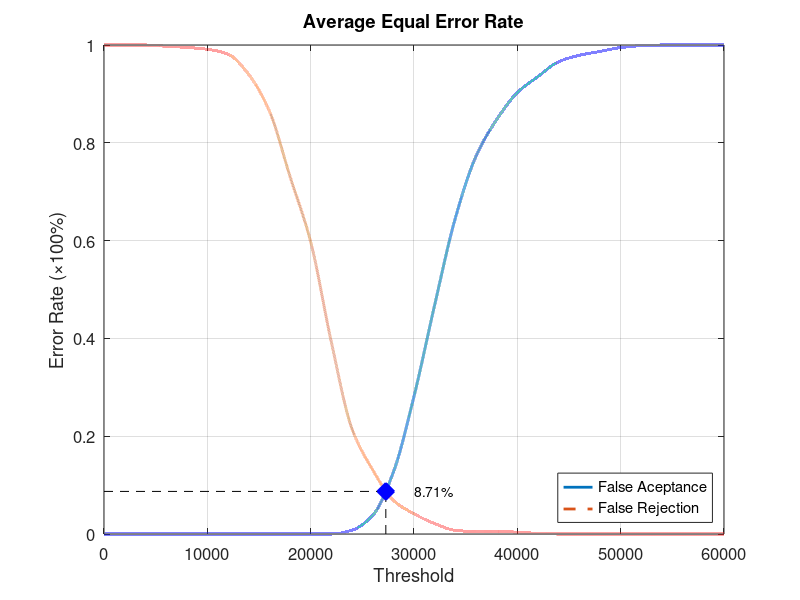
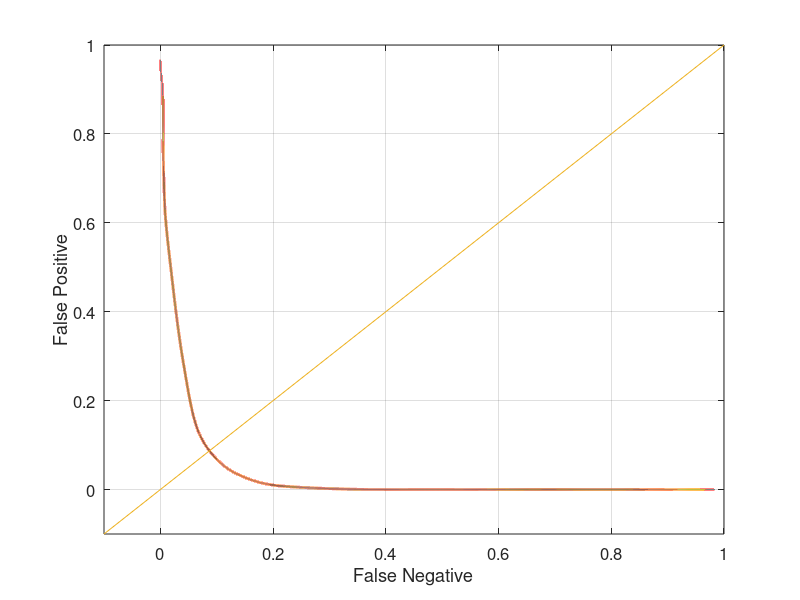

MATLAB code to generate these figures, in order:
function yEER = Experiment5Average
close all;
clear;
clc;
x = 0:2000:60000;
xq = 0:0.5:60000;

y0 = [0 0 0 0 0 0 0 0 0 0 0 0 0.00789474 0.0381579 0.126316 0.281579 0.468421 0.646053 0.772368 0.847368 0.902632 0.935526 0.965789 0.978947 0.986842 0.994737 0.998684 1 1 1 1];
yy0 = interp1(x, y0, xq, 'pchip');
y1 = [1 1 1 0.9975 0.995 0.99125 0.98125 0.94 0.865 0.73125 0.5975 0.3925 0.215 0.13125 0.06875 0.04125 0.02125 0.0075 0.005 0.005 0.00375 0.00125 0 0 0 0 0 0 0 0 0];
yy1 = interp1(x, y1, xq, 'pchip');

% Calculating EER: 
y2 = abs(y0 - y1);
find(y2 == min(y2))
yy2 = abs(yy0 - yy1);
xEER = find(yy2 == min(yy2));
xEERIndex = xq(xEER) % X-axis EER
yEER = yy0(xEER) % Y-axis EER

main = figure
plot(xq, yy0,'-','LineWidth', 2);	hold on
plot(xq, yy1,'--','LineWidth', 2);	hold on
plot([xEERIndex xEERIndex], [0 yEER], 'k--');	hold on
plot([0 xEERIndex], [yEER yEER], 'k--');	hold on
plot(xEERIndex, yEER, 'bx', 'LineWidth', 10);	hold on
text(xEERIndex + 10 * xEERIndex / 100, yEER, [num2str(round((10000 * yEER)) / 100) '%'])
legend('False Aceptance', 'False Rejection', 'Location', 'SouthEast')
xlabel('Threshold')
ylabel('Error Rate (\times100%)')
title('Average Equal Error Rate')
set(gca, 'FontSize', 12)
axis([0 60000 0 1])
grid on

print(main, 'Experiment5AverageMain', '-dpng');
FNRxFPR = figure('Color', [1 1 1]);
plot(yy1, yy0, '-', yy1, yy0, 'LineWidth', 2);
hold on
y = -0.1:0.1:1
plot(y, y); 
set(gca, 'FontSize', 12)
xlabel('False Negative')
ylabel('False Positive')
axis([-0.1 1 -0.1 1])
set(gca, 'FontSize', 12)
grid on

print(FNRxFPR, 'Experiment5AverageFNRxFPR','-dpng');
end
